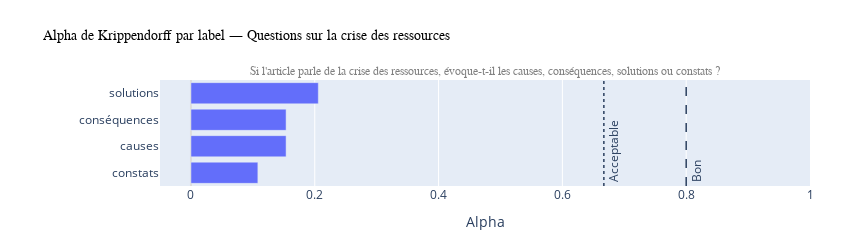

This figure's notebook cell:
### Code cell
# Questions Ressources
alpha_dict_general = {q: alpha_dict[q] for q in questions_ressources if q in alpha_dict}
fig = make_multi_figure(alpha_dict_general, titre = "Alpha de Krippendorff par label — Questions sur la crise des ressources", width=850)
fig.show()

### Figure 1 — Plotly figure (JSON) as saved in the notebook; plotly's stock layout.template omitted (floating-point values rounded to 4 significant figures)
{"data": [{"hovertemplate": "<b>%{y}</b><br>Alpha: %{x:.3f}<extra></extra>", "orientation": "h", "showlegend": false, "type": "bar", "x": [0.1081, 0.1537, 0.1537, 0.2057], "xaxis": "x", "y": ["constats", "causes", "conséquences", "solutions"], "yaxis": "y"}], "layout": {"annotations": [{"font": {"color": "gray", "family": "Arial", "size": 12}, "showarrow": false, "text": "Si l'article parle de la crise des ressources, évoque-t-il les causes, conséquences, solutions ou constats ?", "x": 0.5, "xanchor": "center", "xref": "paper", "y": 1, "yanchor": "bottom", "yref": "paper"}, {"font": {"color": "#2A3F5F", "size": 12}, "showarrow": false, "text": "Acceptable", "textangle": -90, "x": 0.667, "xanchor": "left", "xref": "x", "y": 0.02, "yanchor": "bottom", "yref": "paper"}, {"font": {"color": "#2A3F5F", "size": 12}, "showarrow": false, "text": "Bon", "textangle": -90, "x": 0.8, "xanchor": "left", "xref": "x", "y": 0.02, "yanchor": "bottom", "yref": "paper"}], "bargap": 0.2, "height": 220, "margin": {"b": 40, "l": 160, "r": 40, "t": 80}, "shapes": [{"line": {"color": "#2A3F5F", "dash": "dot", "width": 1.5}, "type": "line", "x0": 0.667, "x1": 0.667, "xref": "x", "y0": 0, "y1": 1, "yref": "paper"}, {"line": {"color": "#2A3F5F", "dash": "dash", "width": 1.5}, "type": "line", "x0": 0.8, "x1": 0.8, "xref": "x", "y0": 0, "y1": 1, "yref": "paper"}], "title": {"font": {"color": "black", "family": "Arial", "size": 14}, "text": "Alpha de Krippendorff par label — Questions sur la crise des ressources"}, "width": 850, "xaxis": {"anchor": "y", "domain": [0, 1], "range": [-0.05, 1], "showticklabels": true, "title": {"text": "Alpha"}, "zeroline": true, "zerolinecolor": "#ddd"}, "yaxis": {"anchor": "x", "automargin": true, "domain": [0, 1], "title": {"text": ""}}}}
